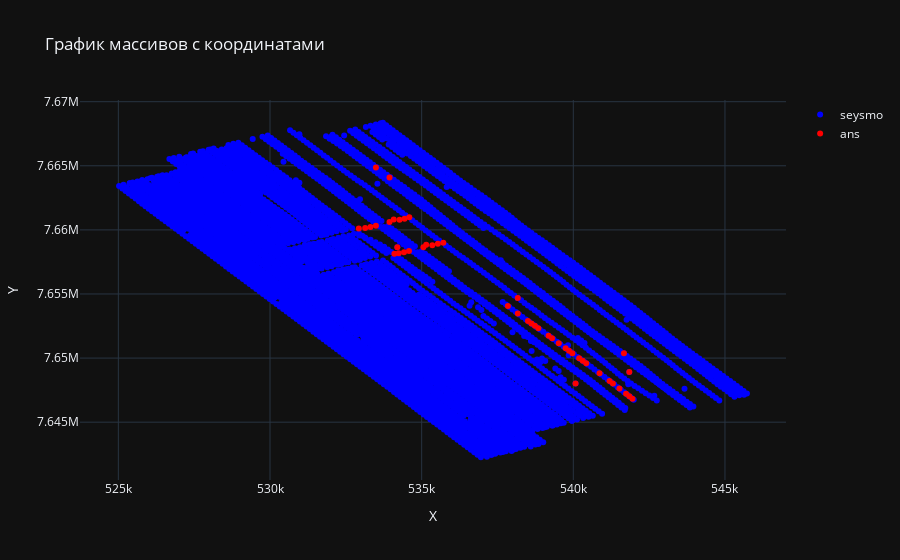

The notebook cell this image was saved under:
### Markdown cell above
Предыдущие две ячейки исполнял пока не изменится длина

### Code cell
import plotly.graph_objs as go
import plotly.io as pio
x1, y1, f1 = zip(*list(big_dict.keys()))

# Разделяем координаты X и Y для второго массива
x2, y2 = zip(*list(otv_dict.keys()))


# Создаем трассировки для каждого массива
trace1 = go.Scatter(
    x=x1,
    y=y1,
    mode='markers',
    marker=dict(color='blue'),
    name='seysmo'
)

trace2 = go.Scatter(
    x=x2,
    y=y2,
    mode='markers',
    marker=dict(color='red'),
    name='ans'
)

# Определяем макет графика
layout = go.Layout(
    title='График массивов с координатами',
    xaxis=dict(title='X'),
    yaxis=dict(title='Y')
)

# Создаем фигуру с данными и макетом
fig = go.Figure(data=[trace1, trace2], layout=layout)

# Отображаем график
pio.show(fig)

### Figure 1 — Plotly figure (JSON) as saved in the notebook; plotly's stock layout.template omitted (floating-point values rounded to 4 significant figures; data arrays with more than 128 entries replaced by an {"elided": "..."} marker saying what was removed)
{"data": [{"marker": {"color": "blue"}, "mode": "markers", "name": "seysmo", "x": {"elided": "5215 int values"}, "y": {"elided": "5215 int values"}, "type": "scatter"}, {"marker": {"color": "red"}, "mode": "markers", "name": "ans", "x": [534272, 535351, 534079, 535150, 537843, 538169, 538505, 538618, 538733, 538846, 539184, 539300, 539521, 539747, 539858, 539969, 540193, 540309, 540425, 540865, 541195, 541305, 541521, 541739, 541846, 541949, 533940, 535057, 533492, 534582, 533314, 534198, 534419, 533138, 534243, 540074, 532928, 534101, 533492, 533940, 541669, 541846, 534593, 535715, 538169, 534436, 535535], "y": [7660784, 7658811, 7660811, 7658837, 7654072, 7653482, 7652900, 7652706, 7652514, 7652319, 7651737, 7651538, 7651150, 7650763, 7650566, 7650372, 7649980, 7649783, 7649591, 7648808, 7648213, 7648016, 7647620, 7647227, 7647029, 7646833, 7660606, 7658653, 7660321, 7658352, 7660219, 7658653, 7658260, 7660141, 7658179, 7648016, 7660109, 7658145, 7664875, 7664093, 7650372, 7648915, 7660987, 7658996, 7654696, 7660876, 7658913], "type": "scatter"}], "layout": {"title": {"text": "График массивов с координатами"}, "xaxis": {"title": {"text": "X"}}, "yaxis": {"title": {"text": "Y"}}}}
